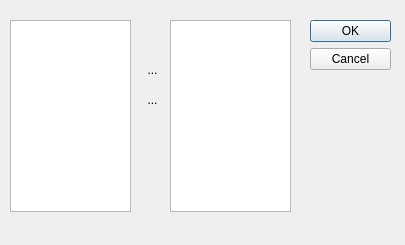
<?xml version="1.0" encoding="UTF-8"?>
<ui version="4.0">
 <class>SelectorFields</class>
 <widget class="QDialog" name="SelectorFields">
  <property name="windowModality">
   <enum>Qt::ApplicationModal</enum>
  </property>
  <property name="geometry">
   <rect>
    <x>0</x>
    <y>0</y>
    <width>405</width>
    <height>245</height>
   </rect>
  </property>
  <property name="sizePolicy">
   <sizepolicy hsizetype="Fixed" vsizetype="Fixed">
    <horstretch>0</horstretch>
    <verstretch>0</verstretch>
   </sizepolicy>
  </property>
  <property name="minimumSize">
   <size>
    <width>405</width>
    <height>245</height>
   </size>
  </property>
  <property name="maximumSize">
   <size>
    <width>405</width>
    <height>245</height>
   </size>
  </property>
  <property name="windowTitle">
   <string>Fields selector</string>
  </property>
  <widget class="QDialogButtonBox" name="buttonBox">
   <property name="geometry">
    <rect>
     <x>310</x>
     <y>20</y>
     <width>81</width>
     <height>191</height>
    </rect>
   </property>
   <property name="orientation">
    <enum>Qt::Vertical</enum>
   </property>
   <property name="standardButtons">
    <set>QDialogButtonBox::Cancel|QDialogButtonBox::Ok</set>
   </property>
  </widget>
  <widget class="QTreeView" name="fieldsAval">
   <property name="geometry">
    <rect>
     <x>10</x>
     <y>20</y>
     <width>121</width>
     <height>192</height>
    </rect>
   </property>
  </widget>
  <widget class="QTreeView" name="fieldsUsed">
   <property name="geometry">
    <rect>
     <x>170</x>
     <y>20</y>
     <width>121</width>
     <height>192</height>
    </rect>
   </property>
  </widget>
  <widget class="QToolButton" name="btn_add">
   <property name="geometry">
    <rect>
     <x>140</x>
     <y>60</y>
     <width>25</width>
     <height>19</height>
    </rect>
   </property>
   <property name="autoFillBackground">
    <bool>true</bool>
   </property>
   <property name="text">
    <string>...</string>
   </property>
   <property name="icon">
    <iconset>
     <normalon>:/image/ic_action_forward.png</normalon>
    </iconset>
   </property>
   <property name="iconSize">
    <size>
     <width>18</width>
     <height>18</height>
    </size>
   </property>
   <property name="autoRaise">
    <bool>true</bool>
   </property>
  </widget>
  <widget class="QToolButton" name="btn_remove">
   <property name="geometry">
    <rect>
     <x>140</x>
     <y>90</y>
     <width>25</width>
     <height>19</height>
    </rect>
   </property>
   <property name="text">
    <string>...</string>
   </property>
   <property name="icon">
    <iconset>
     <normalon>:/image/ic_action_back.png</normalon>
    </iconset>
   </property>
   <property name="iconSize">
    <size>
     <width>18</width>
     <height>18</height>
    </size>
   </property>
   <property name="autoRaise">
    <bool>true</bool>
   </property>
  </widget>
 </widget>
 <resources>
  <include location="res/res2.qrc"/>
 </resources>
 <connections>
  <connection>
   <sender>buttonBox</sender>
   <signal>accepted()</signal>
   <receiver>SelectorFields</receiver>
   <slot>accept()</slot>
   <hints>
    <hint type="sourcelabel">
     <x>248</x>
     <y>254</y>
    </hint>
    <hint type="destinationlabel">
     <x>157</x>
     <y>274</y>
    </hint>
   </hints>
  </connection>
  <connection>
   <sender>buttonBox</sender>
   <signal>rejected()</signal>
   <receiver>SelectorFields</receiver>
   <slot>reject()</slot>
   <hints>
    <hint type="sourcelabel">
     <x>316</x>
     <y>260</y>
    </hint>
    <hint type="destinationlabel">
     <x>286</x>
     <y>274</y>
    </hint>
   </hints>
  </connection>
 </connections>
</ui>
